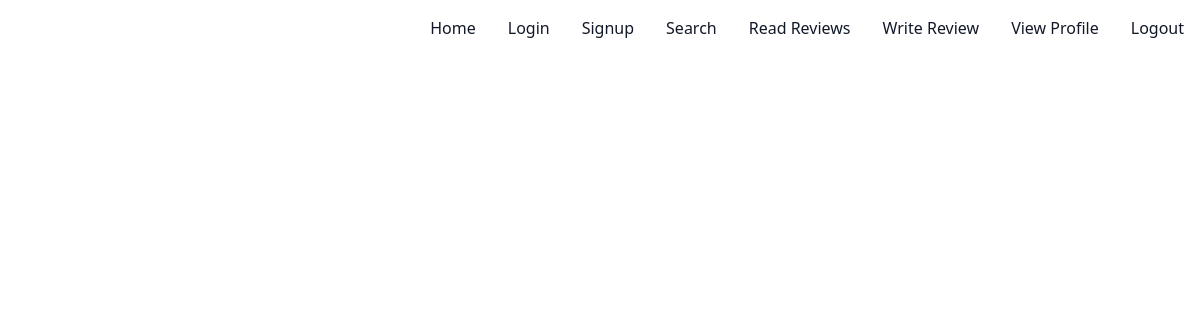
The page /review/category/track (signed in) on the database as committed earlier.
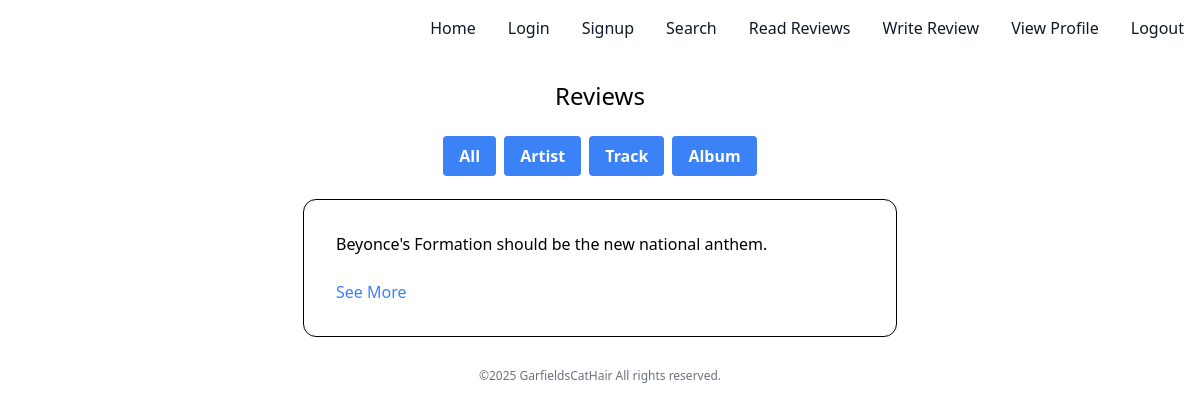
The same page on the database as committed later.
### tables this page shows
CREATE TABLE posts(id INTEGER PRIMARY KEY, username TEXT, item TEXT, review TEXT);

### app/__init__.py (the view)
@app.route("/review/category/<category>")
def viewCategoryReviews(category):
    if session.get("username") == None:
        return redirect(url_for("login"))
    cap = category.capitalize()
    revs = db.getCategoryReviews(cap)
    reviews = []
    print(revs)
    for i in range(len(revs)):
        sub = [revs[i][0] , "/review/" + str(revs[i][1])] #fix this
        reviews.append(sub)
    return render_template("review.html", reviews=reviews)

### app/setup_db.py (called while the page is built)
def getCategoryReviews(category):
    return cursor.execute("SELECT review, id FROM posts WHERE item=?", (category,)).fetchall()

### app/templates/review.html (shortened to what this page needs)
<!DOCTYPE html>
<html>
<head>
    <script src="https://cdn.tailwindcss.com"></script>
</head>
<body>
    <nav class="bg-white border-blue-600 dark:bg-blue-400">
        <div class="max-w-screen-xl flex flex-wrap items-center justify-between mx-auto p-4">
          <div class="hidden w-full md:block md:w-auto" id="navbar-default">
            <ul class="font-medium flex flex-col p-4 md:p-0 mt-4 border border-gray-100 rounded-lg bg-gray-50 md:flex-row md:space-x-8 rtl:space-x-reverse md:mt-0 md:border-0 md:bg-white dark:bg-blue-800 md:dark:bg-blue-400 dark:border-blue-700">
              <li>
                <a href="/" class="block py-2 px-3 text-gray-900 rounded hover:bg-gray-100 md:hover:bg-transparent md:border-0 md:hover:text-purple-800 md:p-0 dark:text-white md:dark:hover:text-purple-800 dark:hover:bg-gray-700 dark:hover:text-white md:dark:hover:bg-transparent" aria-current="page">Home</a>
              </li>
              <li>
                <a href="/login" class="block py-2 px-3 text-gray-900 rounded hover:bg-gray-100 md:hover:bg-transparent md:border-0 md:hover:text-purple-800 md:p-0 dark:text-white md:dark:hover:text-purple-800 dark:hover:bg-gray-700 dark:hover:text-white md:dark:hover:bg-transparent">Login</a>
              </li>
              <li>
                <a href="/signup" class="block py-2 px-3 text-gray-900 rounded hover:bg-gray-100 md:hover:bg-transparent md:border-0 md:hover:text-purple-800 md:p-0 dark:text-white md:dark:hover:text-purple-800 dark:hover:bg-gray-700 dark:hover:text-white md:dark:hover:bg-transparent">Signup</a>
              </li>
              <li>
                <a href="/search" class="block py-2 px-3 text-gray-900 rounded hover:bg-gray-100 md:hover:bg-transparent md:border-0 md:hover:text-purple-800 md:p-0 dark:text-white md:dark:hover:text-purple-800 dark:hover:bg-gray-700 dark:hover:text-white md:dark:hover:bg-transparent">Search</a>
              </li>
                <a href="/review" class="block py-2 px-3 text-gray-900 rounded hover:bg-gray-100 md:hover:bg-transparent md:border-0 md:hover:text-purple-800 md:p-0 dark:text-white md:dark:hover:text-purple-800 dark:hover:bg-gray-700 dark:hover:text-white md:dark:hover:bg-transparent">Read Reviews</a>
	      <li>
                <a href="/createReview" class="block py-2 px-3 text-gray-900 rounded hover:bg-gray-100 md:hover:bg-transparent md:border-0 md:hover:text-purple-800 md:p-0 dark:text-white md:dark:hover:text-purple-800 dark:hover:bg-gray-700 dark:hover:text-white md:dark:hover:bg-transparent">Write Review</a>
              </li>
              <li>
                <a href="/profile" class="block py-2 px-3 text-gray-900 rounded hover:bg-gray-100 md:hover:bg-transparent md:border-0 md:hover:text-purple-800 md:p-0 dark:text-white md:dark:hover:text-purple-800 dark:hover:bg-gray-700 dark:hover:text-white md:dark:hover:bg-transparent">View Profile</a>
              </li>
              <li>
                <a href="/logout" class="block py-2 px-3 text-gray-900 rounded hover:bg-gray-100 md:hover:bg-transparent md:border-0 md:hover:text-purple-800 md:p-0 dark:text-white md:dark:hover:text-purple-800 dark:hover:bg-gray-700 dark:hover:text-white md:dark:hover:bg-transparent">Logout</a>
              </li>
            </ul>
          </div>
        </div>
    </nav>
    {% if reviews %}
        <h1 class="text-center text-2xl m-6">Reviews</h1>
        <div class="flex justify-center space-x-2 mb-6">
            <a href="/review">
                <button class="bg-blue-500 hover:bg-blue-700 text-white font-bold py-2 px-4 rounded">All</button>
            </a>
            <a href="/review/category/artist">
                <button class="bg-blue-500 hover:bg-blue-700 text-white font-bold py-2 px-4 rounded">Artist</button>
            </a>
            <a href="/review/category/track">
                <button class="bg-blue-500 hover:bg-blue-700 text-white font-bold py-2 px-4 rounded">Track</button>
            </a>
            <a href="/review/category/album">
                <button class="bg-blue-500 hover:bg-blue-700 text-white font-bold py-2 px-4 rounded">Album</button>
            </a>
        </div>
	    <div class="flex flex-col items-center m-2">
	    	{% for review in reviews %}
	    	<div class="outline outline-1 w-1/2 rounded-xl p-8">
		    	<p class="w-full line-clamp-2">
		    		{{review[0]}}
		    	</p>
		    	<br>
		    	<a href={{review[1]}} class="text-blue-500">See More</a>
	    	</div>
	    	{% endfor %}
	    </div>
      <br>
     <p class="text-center text-gray-500 text-xs">
           &copy;2025 GarfieldsCatHair All rights reserved.
      </p>
    {% endif %}
</body>
</html>

Rows that differ between the two databases and show on the page:
added posts: review "Beyonce's Formation should be the new national anthem."
Other text that changed with them:
text now shown: "Reviews All Artist Track Album ©2025 GarfieldsCatHair All rights reserved."
